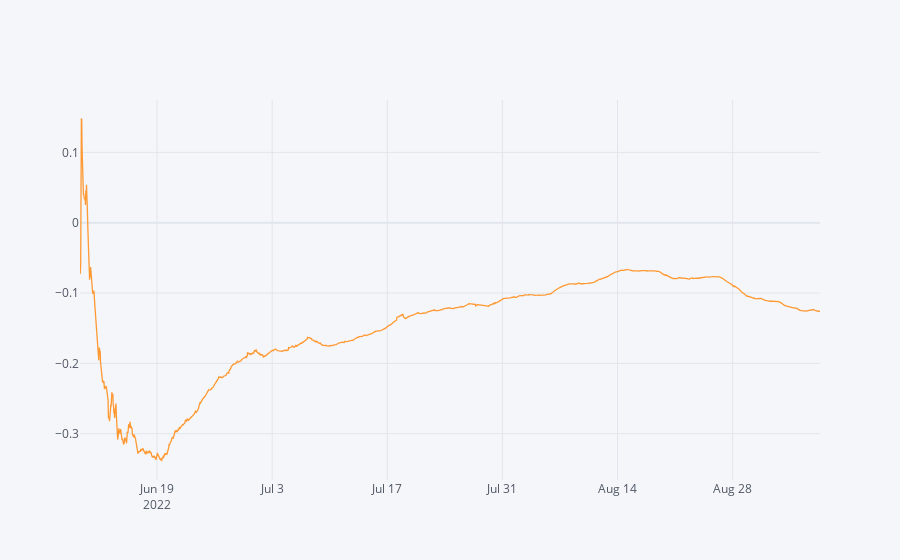

The notebook cell this image was saved under:
### Code cell
futures_df.filter(like='AVAX-PERP_rate_c').ewm(halflife=halflife,times=short_rates.index).mean().iplot()

### Figure 1 — Plotly figure (JSON) as saved in the notebook; plotly's stock layout.template omitted (floating-point values rounded to 4 significant figures; data arrays with more than 128 entries replaced by an {"elided": "..."} marker saying what was removed)
{"data": [{"line": {"color": "rgba(255, 153, 51, 1.0)", "dash": "solid", "shape": "linear", "width": 1.3}, "mode": "lines", "name": "AVAX-PERP_rate_c", "text": "", "type": "scatter", "x": {"elided": "2161 str values"}, "y": {"elided": "2161 float values"}}], "layout": {"legend": {"bgcolor": "#F5F6F9", "font": {"color": "#4D5663"}}, "paper_bgcolor": "#F5F6F9", "plot_bgcolor": "#F5F6F9", "title": {"font": {"color": "#4D5663"}}, "xaxis": {"gridcolor": "#E1E5ED", "showgrid": true, "tickfont": {"color": "#4D5663"}, "title": {"font": {"color": "#4D5663"}, "text": ""}, "zerolinecolor": "#E1E5ED"}, "yaxis": {"gridcolor": "#E1E5ED", "showgrid": true, "tickfont": {"color": "#4D5663"}, "title": {"font": {"color": "#4D5663"}, "text": ""}, "zerolinecolor": "#E1E5ED"}}}
